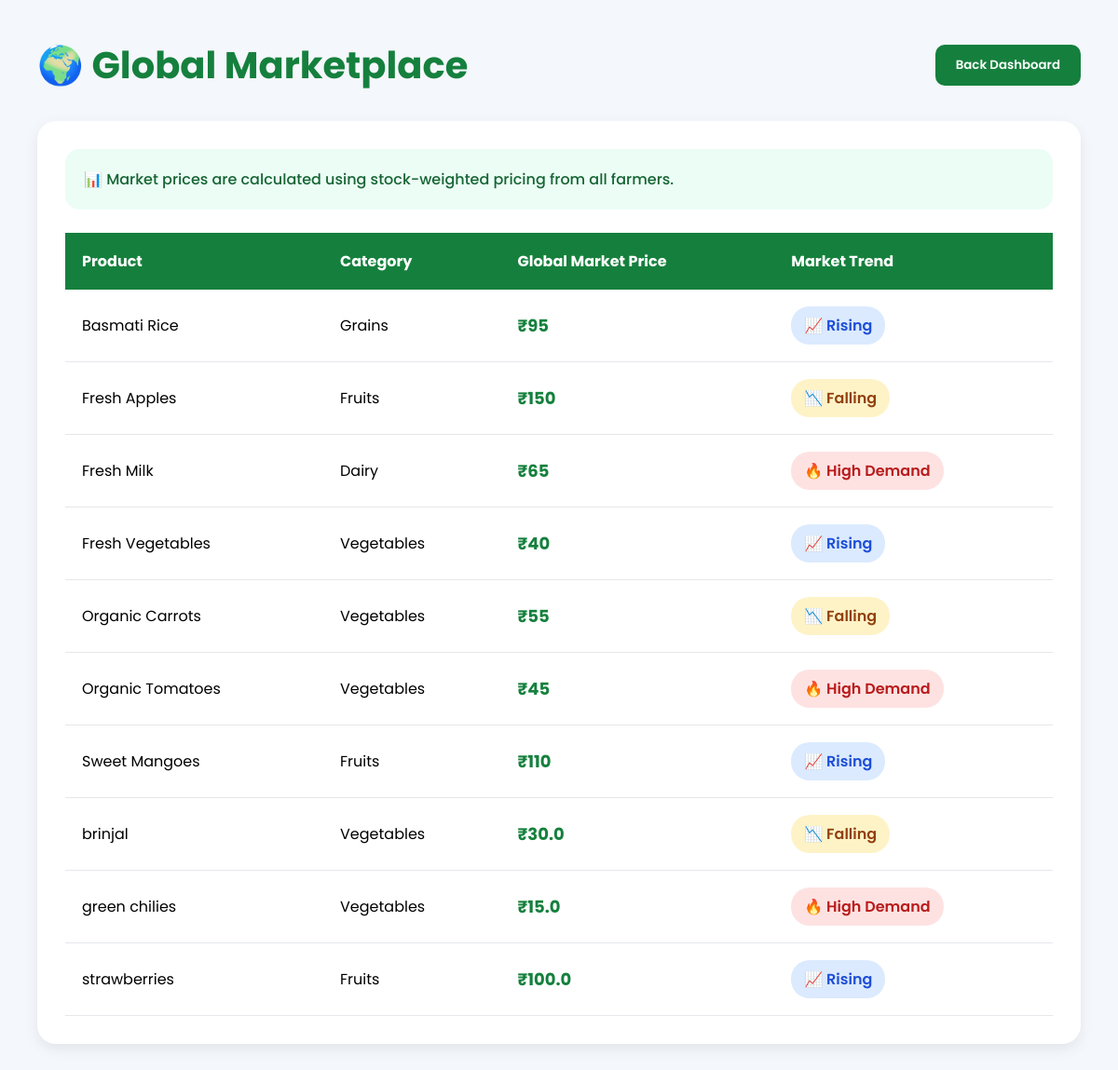
The page /global-marketplace.html on the database as committed earlier.
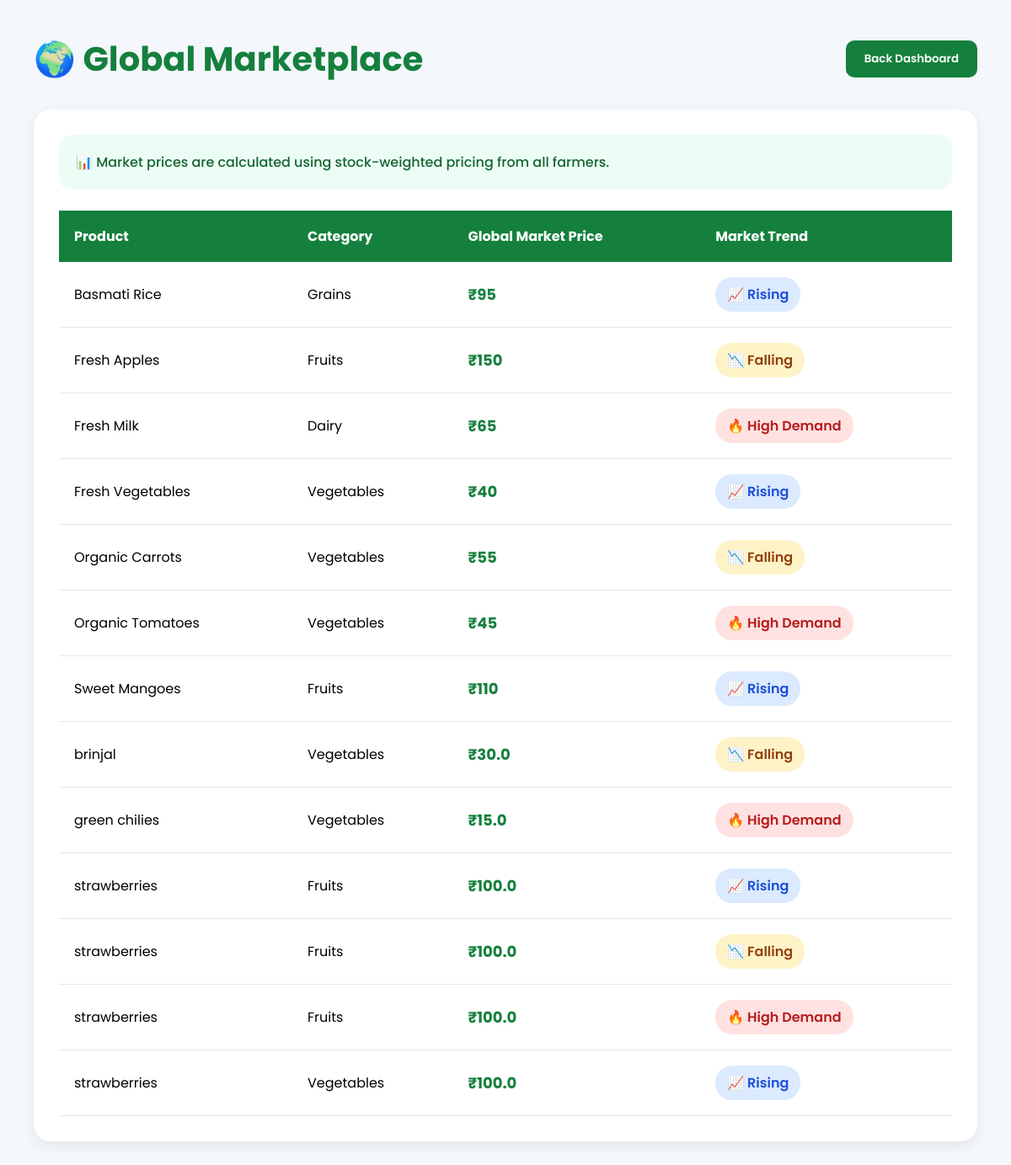
The same page on the database as committed later.
### tables this page shows
CREATE TABLE products (

            id INTEGER PRIMARY KEY AUTOINCREMENT,

            name TEXT NOT NULL,

            category TEXT NOT NULL,

            price REAL NOT NULL,

            stock INTEGER NOT NULL,

            description TEXT,

            image TEXT

        , farmer_id INTEGER);

### app.py (the view)
@app.route("/global-marketplace.html")
def globalMarketplace():
    conn = get_db_connection()
    products = conn.execute(
        """
        SELECT *
        FROM products
        ORDER BY name
        """
    ).fetchall()
    market_data = []
    for product in products:
        market_price = MARKET_PRICES.get(
            product["name"],
            product["price"]
        )
        market_data.append({
            "name": product["name"],
            "your_price": product["price"],
            "category": product["category"],
            "market_price": market_price
        })
    conn.close()
    return render_template(
        "global-marketplace.html",
        products=market_data
    )

### db.py (called while the page is built)
def get_db_connection():
    conn = sqlite3.connect("database.db")
    conn.row_factory = sqlite3.Row
    return conn

### templates/global-marketplace.html (shortened to what this page needs)
<!DOCTYPE html>
<html>
<head>
</head>
<body>
<div class="header">
<h1>🌍 Global Marketplace</h1>
<a href="/farmer-dashboard.html">
<button class="back-btn">
Back Dashboard
</button>
</a>
</div>
<div class="market-box">
<div class="market-info">
📊 Market prices are calculated using stock-weighted pricing from all farmers.
</div>
<table>
<thead>
<tr>
<th>Product</th>
<th>Category</th>
<th>Global Market Price</th>
<th>Market Trend</th>
</tr>
</thead>
<tbody>
{% for product in products %}
<tr>
<td>{{ product.name }}</td>
<td>{{ product.category }}</td>
<td class="price">
₹{{ product.market_price }}
</td>
<td>
{% if loop.index % 3 == 0 %}
<span class="trend high">
🔥 High Demand
</span>
{% elif loop.index % 3 == 1 %}
<span class="trend rising">
📈 Rising
</span>
{% else %}
<span class="trend falling">
📉 Falling
</span>
{% endif %}
</td>
</tr>
{% endfor %}
</tbody>
</table>
</div>
</body>
</html>

### templates/global-marketplace.html (style rules this page uses)
* { margin:0; padding:0; box-sizing:border-box; font-family:'Poppins',sans-serif; }
body { background:#f4f7fb; padding:40px; }
.header { display:flex; justify-content:space-between; align-items:center; margin-bottom:30px; }
.header h1 { font-size:40px; color:#15803d; }
.back-btn { background:#15803d; color:white; border:none; padding:12px 22px; border-radius:10px; cursor:pointer; font-weight:600; }
.market-box { background:white; padding:30px; border-radius:20px; box-shadow:0 5px 15px rgba(0,0,0,0.08); }
.market-info { background:#ecfdf5; padding:20px; border-radius:15px; margin-bottom:25px; color:#166534; font-weight:500; }
table { width:100%; border-collapse:collapse; }
th { background:#15803d; color:white; padding:18px; text-align:left; }
td { padding:18px; border-bottom:1px solid #e5e7eb; }
.price { font-size:18px; font-weight:700; color:#15803d; }
.trend { padding:8px 14px; border-radius:20px; font-weight:600; display:inline-block; }
.high { background:#fee2e2; color:#b91c1c; }
.rising { background:#dbeafe; color:#1d4ed8; }
.falling { background:#fef3c7; color:#92400e; }

Rows that differ between the two databases and show on the page:
added products: name "strawberries", category "Fruits", market_price "100.0", shows "📉 Falling"
added products: name "strawberries", category "Fruits", market_price "100.0", shows "🔥 High Demand"
added products: name "strawberries", category "Vegetables", market_price "100.0", shows "📈 Rising"
